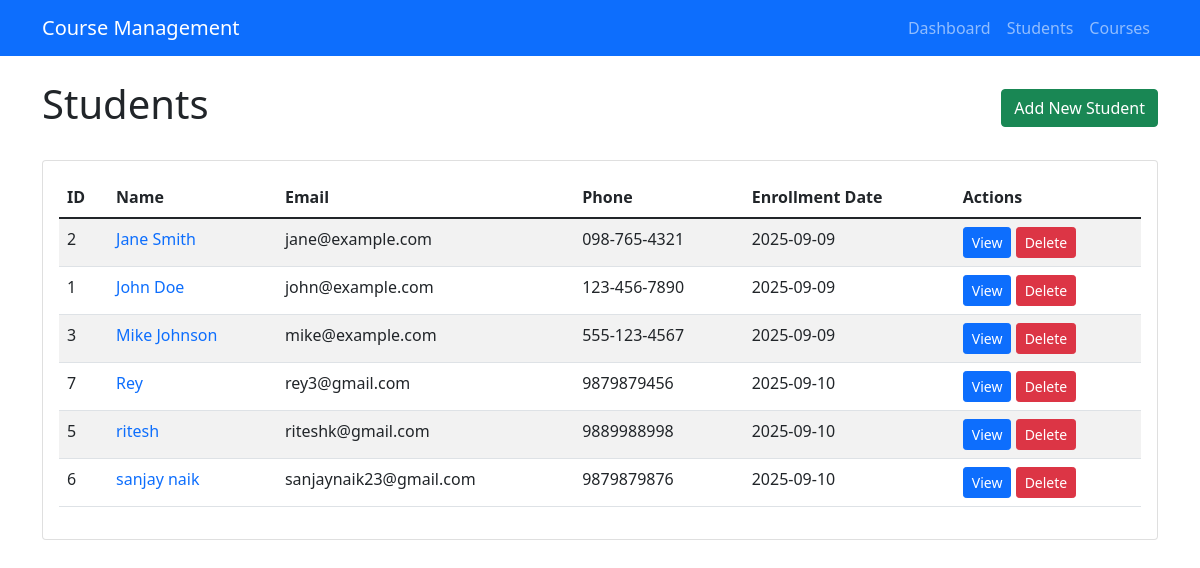
/students, run on the app's committed database.
### tables this page shows
CREATE TABLE students (
                id INTEGER PRIMARY KEY AUTOINCREMENT,
                name TEXT NOT NULL,
                email TEXT UNIQUE NOT NULL,
                phone TEXT,
                enrollment_date DATE DEFAULT CURRENT_DATE,
                created_at TIMESTAMP DEFAULT CURRENT_TIMESTAMP
            );

### app.py (the view)
@app.route('/students')
def students():
    all_students = student_model.get_all()
    return render_template('students.html', students=all_students)

### models.py (called while the page is built)
    def get_connection(self):
        conn = sqlite3.connect(self.db_name)
        conn.row_factory = sqlite3.Row
        return conn

    def get_all(self):
        conn = self.db.get_connection()
        students = conn.execute('SELECT * FROM students ORDER BY name').fetchall()
        conn.close()
        return students

### templates/students.html (shortened to what this page needs)
{% extends "base.html" %}
{% block content %}
<div class="d-flex justify-content-between align-items-center mb-4">
    <h1>Students</h1>
    <a href="{{ url_for('add_student') }}" class="btn btn-success">Add New Student</a>
</div>
<div class="card">
    <div class="card-body">
        {% if students %}
            <div class="table-responsive">
                <table class="table table-striped">
                    <thead>
                        <tr>
                            <th>ID</th>
                            <th>Name</th>
                            <th>Email</th>
                            <th>Phone</th>
                            <th>Enrollment Date</th>
                            <th>Actions</th>
                        </tr>
                    </thead>
                    <tbody>
                        {% for student in students %}
                        <tr>
                            <td>{{ student.id }}</td>
                            <td>
                                <a href="{{ url_for('student_detail', student_id=student.id) }}" class="text-decoration-none">
                                    {{ student.name }}
                                </a>
                            </td>
                            <td>{{ student.email }}</td>
                            <td>{{ student.phone or 'N/A' }}</td>
                            <td>{{ student.enrollment_date }}</td>
                            <td>
                                <a href="{{ url_for('student_detail', student_id=student.id) }}" class="btn btn-sm btn-primary">View</a>
                                <form method="POST" action="{{ url_for('delete_student', student_id=student.id) }}" class="d-inline" onsubmit="return confirm('Are you sure you want to delete this student?')">
                                    <button type="submit" class="btn btn-sm btn-danger">Delete</button>
                                </form>
                            </td>
                        </tr>
                        {% endfor %}
                    </tbody>
                </table>
            </div>
        {% else %}
            <div class="text-center py-5">
                <h4 class="text-muted">No students found</h4>
                <p>Start by adding your first student to the system.</p>
                <a href="{{ url_for('add_student') }}" class="btn btn-primary">Add Student</a>
            </div>
        {% endif %}
    </div>
</div>
{% endblock %}

### templates/base.html (shortened to what this page needs)
<!DOCTYPE html>
<html lang="en">
<head>
    <link href="https://cdn.jsdelivr.net/npm/bootstrap@5.1.3/dist/css/bootstrap.min.css" rel="stylesheet">
</head>
<body>
    <nav class="navbar navbar-expand-lg navbar-dark bg-primary">
        <div class="container">
            <a class="navbar-brand" href="{{ url_for('index') }}">Course Management</a>
            <div class="navbar-nav">
                <a class="nav-link" href="{{ url_for('index') }}">Dashboard</a>
                <a class="nav-link" href="{{ url_for('students') }}">Students</a>
                <a class="nav-link" href="{{ url_for('courses') }}">Courses</a>
            </div>
        </div>
    </nav>
    <div class="container mt-4">
        {% block content %}{% endblock %}
    </div>
</body>
</html>

### data on the page
students: id "2", name "Jane Smith", email "jane@example.com", phone "098-765-4321", enrollment_date "2025-09-09"
students: id "1", name "John Doe", email "john@example.com", phone "123-456-7890", enrollment_date "2025-09-09"
students: id "3", name "Mike Johnson", email "mike@example.com", phone "555-123-4567", enrollment_date "2025-09-09"
students: id "7", name "Rey", email "rey3@gmail.com", phone "9879879456", enrollment_date "2025-09-10"
students: id "5", name "ritesh", email "riteshk@gmail.com", phone "9889988998", enrollment_date "2025-09-10"
students: id "6", name "sanjay naik", email "sanjaynaik23@gmail.com", phone "9879879876", enrollment_date "2025-09-10"
